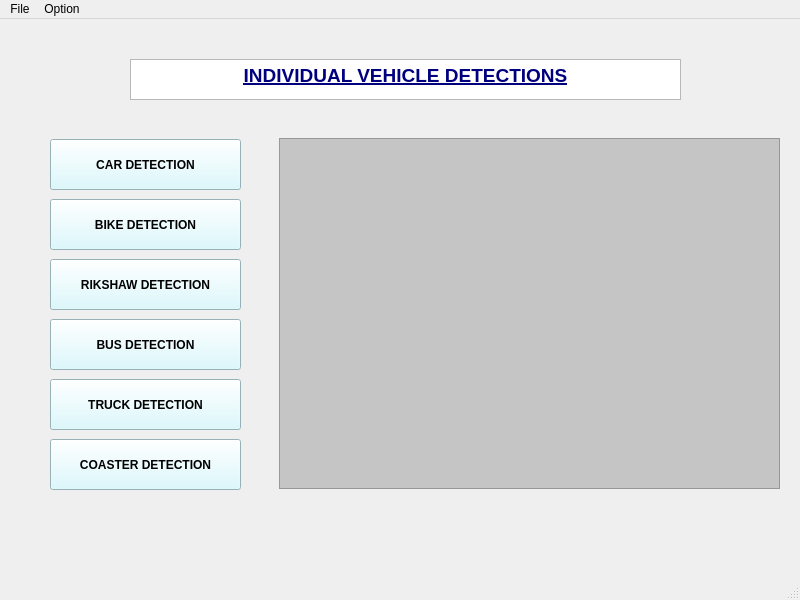
<?xml version="1.0" encoding="UTF-8"?>
<ui version="4.0">
 <class>OtherWindow</class>
 <widget class="QMainWindow" name="OtherWindow">
  <property name="geometry">
   <rect>
    <x>0</x>
    <y>0</y>
    <width>800</width>
    <height>600</height>
   </rect>
  </property>
  <property name="windowTitle">
   <string>MainWindow</string>
  </property>
  <widget class="QWidget" name="centralwidget">
   <widget class="QTextEdit" name="textEdit">
    <property name="geometry">
     <rect>
      <x>130</x>
      <y>40</y>
      <width>551</width>
      <height>41</height>
     </rect>
    </property>
    <property name="html">
     <string>&lt;!DOCTYPE HTML PUBLIC &quot;-//W3C//DTD HTML 4.0//EN&quot; &quot;http://www.w3.org/TR/REC-html40/strict.dtd&quot;&gt;
&lt;html&gt;&lt;head&gt;&lt;meta name=&quot;qrichtext&quot; content=&quot;1&quot; /&gt;&lt;style type=&quot;text/css&quot;&gt;
p, li { white-space: pre-wrap; }
&lt;/style&gt;&lt;/head&gt;&lt;body style=&quot; font-family:'MS Shell Dlg 2'; font-size:8.25pt; font-weight:400; font-style:normal;&quot;&gt;
&lt;p align=&quot;center&quot; style=&quot; margin-top:0px; margin-bottom:0px; margin-left:0px; margin-right:0px; -qt-block-indent:0; text-indent:0px;&quot;&gt;&lt;span style=&quot; font-size:14pt; font-weight:600; text-decoration: underline; color:#00007f;&quot;&gt;INDIVIDUAL VEHICLE DETECTIONS&lt;/span&gt;&lt;/p&gt;&lt;/body&gt;&lt;/html&gt;</string>
    </property>
   </widget>
   <widget class="QPushButton" name="pushButton">
    <property name="geometry">
     <rect>
      <x>50</x>
      <y>120</y>
      <width>191</width>
      <height>51</height>
     </rect>
    </property>
    <property name="font">
     <font>
      <pointsize>9</pointsize>
      <weight>75</weight>
      <bold>true</bold>
     </font>
    </property>
    <property name="styleSheet">
     <string notr="true">background-color: rgb(210, 249, 255);
border-color: rgb(0, 0, 0);</string>
    </property>
    <property name="text">
     <string>CAR DETECTION</string>
    </property>
   </widget>
   <widget class="QPushButton" name="pushButton_2">
    <property name="geometry">
     <rect>
      <x>50</x>
      <y>300</y>
      <width>191</width>
      <height>51</height>
     </rect>
    </property>
    <property name="font">
     <font>
      <pointsize>9</pointsize>
      <weight>75</weight>
      <bold>true</bold>
     </font>
    </property>
    <property name="styleSheet">
     <string notr="true">background-color: rgb(210, 249, 255);</string>
    </property>
    <property name="text">
     <string>BUS DETECTION</string>
    </property>
   </widget>
   <widget class="QPushButton" name="pushButton_3">
    <property name="geometry">
     <rect>
      <x>50</x>
      <y>240</y>
      <width>191</width>
      <height>51</height>
     </rect>
    </property>
    <property name="font">
     <font>
      <pointsize>9</pointsize>
      <weight>75</weight>
      <bold>true</bold>
     </font>
    </property>
    <property name="styleSheet">
     <string notr="true">background-color: rgb(210, 249, 255);
</string>
    </property>
    <property name="text">
     <string>RIKSHAW DETECTION</string>
    </property>
   </widget>
   <widget class="QPushButton" name="pushButton_4">
    <property name="geometry">
     <rect>
      <x>50</x>
      <y>180</y>
      <width>191</width>
      <height>51</height>
     </rect>
    </property>
    <property name="font">
     <font>
      <pointsize>9</pointsize>
      <weight>75</weight>
      <bold>true</bold>
     </font>
    </property>
    <property name="styleSheet">
     <string notr="true">background-color: rgb(210, 249, 255);</string>
    </property>
    <property name="text">
     <string>BIKE DETECTION</string>
    </property>
   </widget>
   <widget class="QPushButton" name="pushButton_5">
    <property name="geometry">
     <rect>
      <x>50</x>
      <y>420</y>
      <width>191</width>
      <height>51</height>
     </rect>
    </property>
    <property name="font">
     <font>
      <pointsize>9</pointsize>
      <weight>75</weight>
      <bold>true</bold>
     </font>
    </property>
    <property name="styleSheet">
     <string notr="true">background-color: rgb(210, 249, 255);</string>
    </property>
    <property name="text">
     <string>COASTER DETECTION</string>
    </property>
   </widget>
   <widget class="QPushButton" name="pushButton_6">
    <property name="geometry">
     <rect>
      <x>50</x>
      <y>360</y>
      <width>191</width>
      <height>51</height>
     </rect>
    </property>
    <property name="font">
     <font>
      <pointsize>9</pointsize>
      <weight>75</weight>
      <bold>true</bold>
     </font>
    </property>
    <property name="styleSheet">
     <string notr="true">background-color: rgb(210, 249, 255);</string>
    </property>
    <property name="text">
     <string>TRUCK DETECTION</string>
    </property>
   </widget>
   <widget class="QFrame" name="frame">
    <property name="geometry">
     <rect>
      <x>279</x>
      <y>119</y>
      <width>501</width>
      <height>351</height>
     </rect>
    </property>
    <property name="styleSheet">
     <string notr="true">background-color: rgb(197, 197, 197);</string>
    </property>
    <property name="frameShape">
     <enum>QFrame::StyledPanel</enum>
    </property>
    <property name="frameShadow">
     <enum>QFrame::Raised</enum>
    </property>
   </widget>
  </widget>
  <widget class="QMenuBar" name="menubar">
   <property name="geometry">
    <rect>
     <x>0</x>
     <y>0</y>
     <width>800</width>
     <height>21</height>
    </rect>
   </property>
   <widget class="QMenu" name="menuFile">
    <property name="title">
     <string>File</string>
    </property>
    <addaction name="actionOpen"/>
    <addaction name="separator"/>
    <addaction name="actionExit"/>
   </widget>
   <widget class="QMenu" name="menuOption">
    <property name="title">
     <string>Option</string>
    </property>
   </widget>
   <addaction name="menuFile"/>
   <addaction name="menuOption"/>
  </widget>
  <widget class="QStatusBar" name="statusbar"/>
  <action name="actionOpen">
   <property name="text">
    <string>Open</string>
   </property>
  </action>
  <action name="actionExit">
   <property name="text">
    <string>Exit</string>
   </property>
  </action>
 </widget>
 <resources/>
 <connections/>
</ui>
